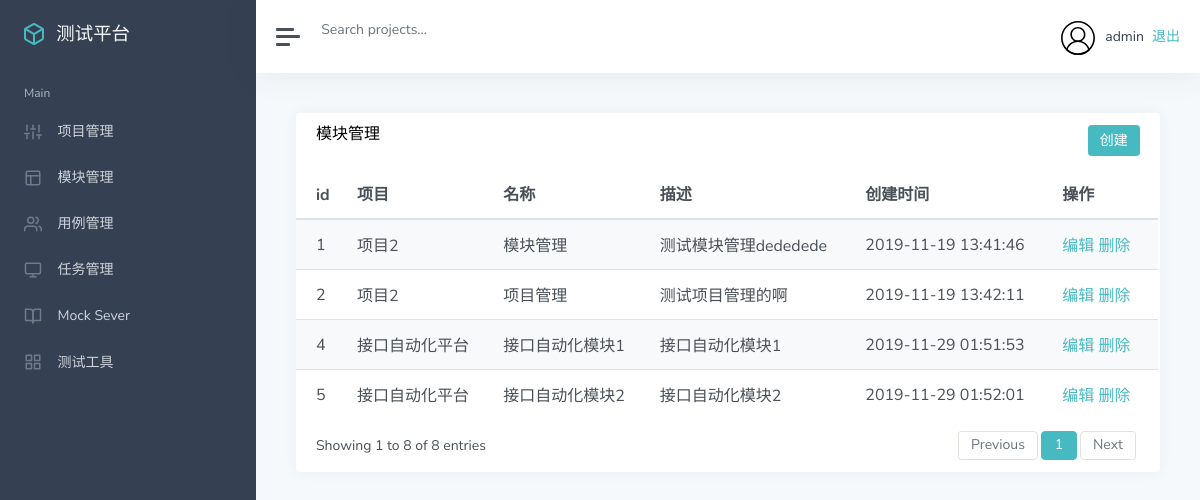
/manage/module_list/ (signed in), run on the app's committed database.
### app_manage/models.py (models this page shows, shortened)
class Module(models.Model):
    project = models.ForeignKey(Project, on_delete=models.CASCADE)
    name = models.CharField("名称", max_length=100, null=False, default='')
    describe = models.TextField("描述", default="")
    update_time = models.DateTimeField("更新时间", auto_now=True)
    create_time = models.DateTimeField("创建时间", auto_now_add=True)

class Project(models.Model):
    name = models.CharField("名称", max_length=100, null=False, default='')
    describe = models.TextField("描述", default="")
    status = models.BooleanField("状态", default=True)
    update_time = models.DateTimeField("更新时间", auto_now=True)
    create_time = models.DateTimeField("创建时间", auto_now_add=True)
    def __str__(self):
        return self.name

### app_manage/views/module_view.py (the view)
# urls.py: path('module_list/', module_view.list_module),
def list_module(request):
    module_list = Module.objects.all()
    return render(request, 'module/list.html', {
        'modules':module_list
    })

### templates/module/list.html (shortened to what this page needs)
{% extends "manage.html" %}
{% block manage %}
<div class="card flex-fill">
    <div class="card-header">
        <h5 class="card-title mb-0" style="float:left">模块管理</h5>
        <button onclick="add()" type="button" class="btn btn-primary" style="float:right">创建</button>
    </div>
    <div id="datatables-dashboard-traffic_wrapper" class="dataTables_wrapper dt-bootstrap4 no-footer">
        <div class="row">
            <div class="col-sm-12">
                <table id="datatables-dashboard-traffic" class="table table-striped my-0 dataTable no-footer"
                    role="grid" aria-describedby="datatables-dashboard-traffic_info">
                    <thead>
                        <tr role="row">
                            <th>id</th>
                            <th>项目</th>
                            <th>名称</th>
                            <th>描述</th>
                            <th>创建时间</th>
                            <th>操作</th>
                        </tr>
                    </thead>
                    <tbody>
                        {% for m in modules %}
                        <tr role="row" class="odd">
                            <td>{{ m.id }}</td>
                            <td>{{ m.project }}</td>
                            <td>{{ m.name }}</td>
                            <td>{{ m.describe }}</td>
                            <td>{{ m.create_time |date:"Y-m-d H:i:s"}}</td>
                            <td>
                                <a href="/manage/module_edit/{{m.id}}/">编辑</a>
                                <a href="/manage/module_delete/{{m.id}}/">删除</a>
                            </td>
                        </tr>
                        {% endfor %}
                    </tbody>
                </table>
            </div>
        </div>
        <div class="row">
            <div class="col-sm-12 col-md-5">
                <div class="dataTables_info" id="datatables-dashboard-traffic_info" role="status" aria-live="polite">
                    Showing 1 to 8 of 8 entries
                </div>
            </div>
            <div class="col-sm-12 col-md-7">
                <div class="dataTables_paginate paging_simple_numbers" id="datatables-dashboard-traffic_paginate">
                    <ul class="pagination">
                        <li class="paginate_button page-item previous disabled"
                            id="datatables-dashboard-traffic_previous">
                            <a href="#" aria-controls="datatables-dashboard-traffic" data-dt-idx="0" tabindex="0"
                                class="page-link">Previous</a>
                        </li>
                        <li class="paginate_button page-item active">
                            <a href="#" aria-controls="datatables-dashboard-traffic" data-dt-idx="1" tabindex="0"
                                class="page-link">1</a>
                        </li>
                        <li class="paginate_button page-item next disabled" id="datatables-dashboard-traffic_next">
                            <a href="#" aria-controls="datatables-dashboard-traffic" data-dt-idx="2" tabindex="0"
                                class="page-link">Next</a>
                        </li>
                    </ul>
                </div>
            </div>
        </div>
    </div>
</div>
{% endblock %}

### templates/manage.html (shortened to what this page needs)
{% extends "base.html" %}
{% block base %}
<div class="wrapper">
    <nav id="sidebar" class="sidebar">
        <div class="sidebar-content ">
            <a class="sidebar-brand" href="index.html">
                <span class="align-middle">测试平台</span>
            </a>
            <ul class="sidebar-nav">
                <li class="sidebar-header">
                    Main
                </li>
                <li class="sidebar-item">
                    <a href="/manage/project_list/" class="sidebar-link" aria-expanded="true">
                        <span class="align-middle">项目管理</span>
                    </a>
                </li>
                <li class="sidebar-item">
                    <a href="/manage/module_list/" class="sidebar-link collapsed">
                        <span class="align-middle">模块管理</span>
                    </a>
                </li>
                <li class="sidebar-item">
                    <a href="/case/list_case/" class="sidebar-link collapsed">
                        <span class="align-middle">用例管理</span>
                    </a>
                </li>
                <li class="sidebar-item">
                    <a href="/task/task_list/" class="sidebar-link collapsed">
                        <span class="align-middle">任务管理</span>
                    </a>
                </li>
                <li class="sidebar-item">
                    <a href="#documentation" class="sidebar-link collapsed">
                        <span class="align-middle">Mock Sever</span>
                    </a>
                </li>
                <li class="sidebar-item">
                    <a href="#ui" class="sidebar-link collapsed">
                        <span class="align-middle">测试工具</span>
                    </a>
                </li>
            </ul>
        </div>
    </nav>
    <div class="main">
        <nav class="navbar navbar-expand navbar-light bg-white">
            <a class="sidebar-toggle d-flex mr-2">
                <i class="hamburger align-self-center"></i>
            </a>
            <form class="form-inline d-none d-sm-inline-block">
                <input class="form-control form-control-no-border mr-sm-2" type="text" placeholder="Search projects..."
                       aria-label="Search">
            </form>
            <div class="navbar-collapse collapse">
                <ul class="navbar-nav ml-auto">
                    <li class="nav-item dropdown">
                        <a class="nav-link d-none d-sm-inline-block" href="#" data-toggle="dropdown">
                            <img src="/static/img/user.svg" class="avatar img-fluid rounded-circle mr-1"
                                 alt="Chris Wood">
                            <span class="text-dark">{{ user }}</span>
                            <a href="/logout/">退出</a>
                        </a>
                    </li>
                </ul>
            </div>
        </nav>
        <main class="content">
            <div class="container-fluid p-0">
                {% block manage %}
                {% endblock %}
            </div>
        </main>
    </div>
</div>
{% endblock %}

### data on the page
Module: id "1", project "项目2", name "模块管理", describe "测试模块管理dededede", create_time "2019-11-19 13:41:46"
Module: id "2", project "项目2", name "项目管理", describe "测试项目管理的啊", create_time "2019-11-19 13:42:11"
Module: id "4", project "接口自动化平台", name "接口自动化模块1", describe "接口自动化模块1", create_time "2019-11-29 01:51:53"
Module: id "5", project "接口自动化平台", name "接口自动化模块2", describe "接口自动化模块2", create_time "2019-11-29 01:52:01"

### other printed values
{{ user }} "admin"
